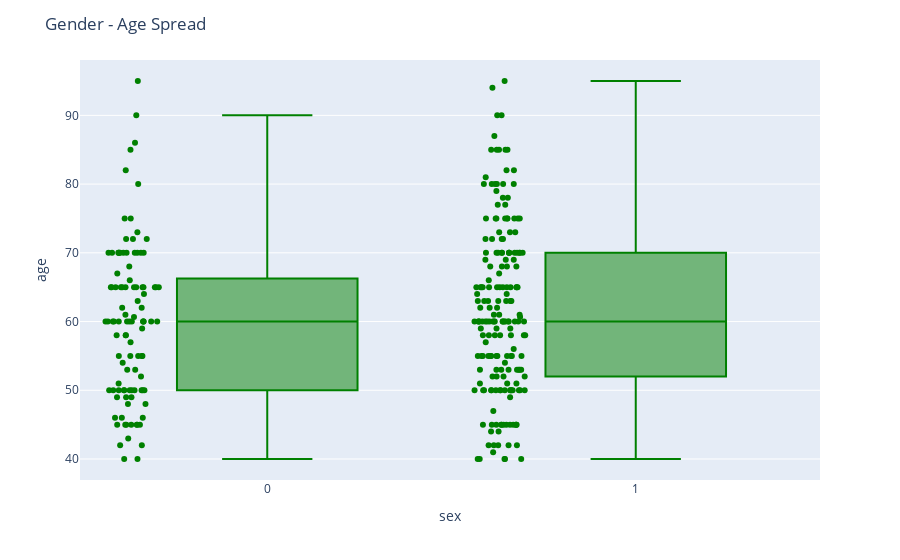

The notebook cell this image was saved under:
### Markdown cell above
While there are more females than males in the dataset as we have seen in the above distribution charts, mortality rate is higher for males vs females. In fact, male cases end in death event in 65% of the cases while females seem to recover more easily, with death events representing 35% of the cases.

### Code cell
fig = px.box(df, x='sex', y='age', points='all', color_discrete_sequence=['green', 'goldenrod'])
fig.update_layout(
    title_text='Gender - Age Spread')
fig.show()

### Figure 1 — Plotly figure (JSON) as saved in the notebook; plotly's stock layout.template omitted (floating-point values rounded to 4 significant figures; data arrays with more than 128 entries replaced by an {"elided": "..."} marker saying what was removed)
{"data": [{"alignmentgroup": "True", "boxpoints": "all", "hovertemplate": "sex=%{x}<br>age=%{y}<extra></extra>", "legendgroup": "", "marker": {"color": "green"}, "name": "", "notched": false, "offsetgroup": "", "orientation": "v", "showlegend": false, "type": "box", "x": {"elided": "299 int values"}, "x0": " ", "xaxis": "x", "y": {"elided": "299 float values"}, "y0": " ", "yaxis": "y"}], "layout": {"boxmode": "group", "legend": {"tracegroupgap": 0}, "margin": {"t": 60}, "title": {"text": "Gender - Age Spread"}, "xaxis": {"anchor": "y", "domain": [0, 1], "title": {"text": "sex"}}, "yaxis": {"anchor": "x", "domain": [0, 1], "title": {"text": "age"}}}}
